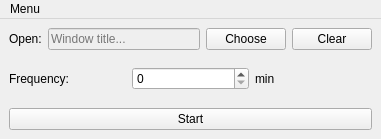
<?xml version="1.0" encoding="UTF-8"?>
<ui version="4.0">
 <class>MainWindow</class>
 <widget class="QMainWindow" name="MainWindow">
  <property name="geometry">
   <rect>
    <x>0</x>
    <y>0</y>
    <width>381</width>
    <height>139</height>
   </rect>
  </property>
  <property name="windowTitle">
   <string>Keleust</string>
  </property>
  <widget class="QWidget" name="centralwidget">
   <layout class="QGridLayout" name="gridLayout">
    <item row="0" column="0">
     <layout class="QHBoxLayout" name="horizontalLayout_2">
      <item>
       <widget class="QLabel" name="labelOpen">
        <property name="text">
         <string>Open:</string>
        </property>
       </widget>
      </item>
      <item>
       <widget class="QLineEdit" name="lineEditWindowTitle">
        <property name="enabled">
         <bool>false</bool>
        </property>
        <property name="text">
         <string/>
        </property>
        <property name="placeholderText">
         <string>Window title...</string>
        </property>
       </widget>
      </item>
      <item>
       <widget class="QPushButton" name="pushButtonSearchWindow">
        <property name="text">
         <string>Choose</string>
        </property>
       </widget>
      </item>
      <item>
       <widget class="QPushButton" name="pushButtonClear">
        <property name="text">
         <string>Clear</string>
        </property>
       </widget>
      </item>
     </layout>
    </item>
    <item row="1" column="0">
     <layout class="QHBoxLayout" name="horizontalLayout">
      <item>
       <widget class="QLabel" name="labelFrequency">
        <property name="text">
         <string>Frequency:</string>
        </property>
       </widget>
      </item>
      <item>
       <widget class="QSpinBox" name="spinBoxMinutes"/>
      </item>
      <item>
       <widget class="QLabel" name="labelMinutes">
        <property name="text">
         <string>min</string>
        </property>
       </widget>
      </item>
     </layout>
    </item>
    <item row="2" column="0">
     <widget class="QPushButton" name="pushButtonStartStop">
      <property name="text">
       <string>Start</string>
      </property>
     </widget>
    </item>
   </layout>
  </widget>
  <widget class="QMenuBar" name="menuBar">
   <property name="geometry">
    <rect>
     <x>0</x>
     <y>0</y>
     <width>381</width>
     <height>22</height>
    </rect>
   </property>
   <widget class="QMenu" name="menuMenu">
    <property name="title">
     <string>Menu</string>
    </property>
    <addaction name="actionAbout"/>
   </widget>
   <addaction name="menuMenu"/>
  </widget>
  <action name="actionAbout">
   <property name="text">
    <string>About</string>
   </property>
  </action>
 </widget>
 <resources/>
 <connections/>
</ui>
